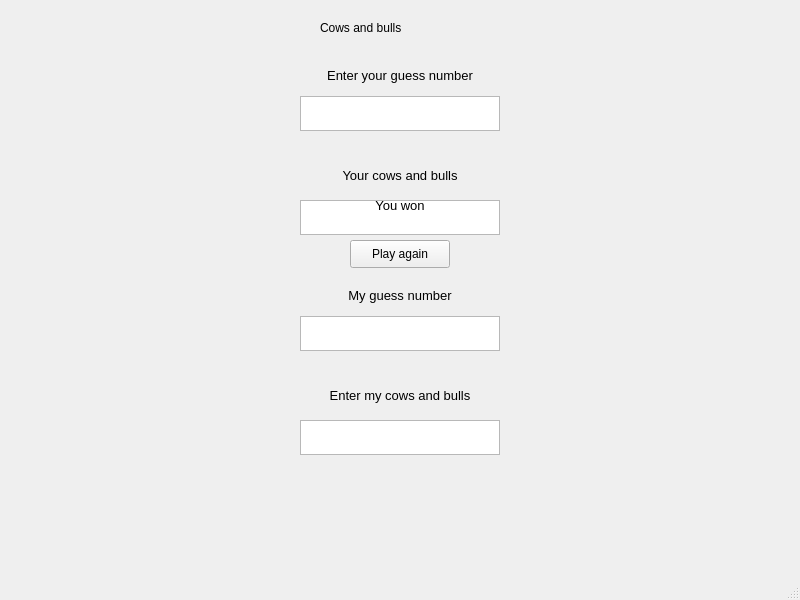
<?xml version="1.0" encoding="UTF-8"?>
<ui version="4.0">
 <class>MainWindow</class>
 <widget class="QMainWindow" name="MainWindow">
  <property name="geometry">
   <rect>
    <x>0</x>
    <y>0</y>
    <width>800</width>
    <height>600</height>
   </rect>
  </property>
  <property name="windowTitle">
   <string>MainWindow</string>
  </property>
  <widget class="QWidget" name="centralwidget">
   <widget class="QLabel" name="Heading">
    <property name="geometry">
     <rect>
      <x>320</x>
      <y>20</y>
      <width>471</width>
      <height>16</height>
     </rect>
    </property>
    <property name="text">
     <string>Cows and bulls</string>
    </property>
   </widget>
   <widget class="QLabel" name="label">
    <property name="geometry">
     <rect>
      <x>0</x>
      <y>60</y>
      <width>800</width>
      <height>31</height>
     </rect>
    </property>
    <property name="font">
     <font>
      <pointsize>10</pointsize>
     </font>
    </property>
    <property name="text">
     <string>Enter your guess number</string>
    </property>
    <property name="alignment">
     <set>Qt::AlignCenter</set>
    </property>
   </widget>
   <widget class="QPlainTextEdit" name="plainTextEdit">
    <property name="geometry">
     <rect>
      <x>300</x>
      <y>96</y>
      <width>200</width>
      <height>35</height>
     </rect>
    </property>
    <property name="font">
     <font>
      <pointsize>10</pointsize>
     </font>
    </property>
   </widget>
   <widget class="QLabel" name="label_2">
    <property name="geometry">
     <rect>
      <x>0</x>
      <y>160</y>
      <width>800</width>
      <height>31</height>
     </rect>
    </property>
    <property name="font">
     <font>
      <pointsize>10</pointsize>
     </font>
    </property>
    <property name="text">
     <string>Your cows and bulls</string>
    </property>
    <property name="alignment">
     <set>Qt::AlignCenter</set>
    </property>
   </widget>
   <widget class="QPlainTextEdit" name="plainTextEdit_2">
    <property name="geometry">
     <rect>
      <x>300</x>
      <y>200</y>
      <width>200</width>
      <height>35</height>
     </rect>
    </property>
    <property name="font">
     <font>
      <pointsize>10</pointsize>
     </font>
    </property>
   </widget>
   <widget class="QLabel" name="label_3">
    <property name="geometry">
     <rect>
      <x>0</x>
      <y>280</y>
      <width>800</width>
      <height>31</height>
     </rect>
    </property>
    <property name="font">
     <font>
      <pointsize>10</pointsize>
     </font>
    </property>
    <property name="text">
     <string>My guess number</string>
    </property>
    <property name="alignment">
     <set>Qt::AlignCenter</set>
    </property>
   </widget>
   <widget class="QPlainTextEdit" name="plainTextEdit_3">
    <property name="geometry">
     <rect>
      <x>300</x>
      <y>420</y>
      <width>200</width>
      <height>35</height>
     </rect>
    </property>
    <property name="font">
     <font>
      <pointsize>10</pointsize>
     </font>
    </property>
   </widget>
   <widget class="QPlainTextEdit" name="plainTextEdit_4">
    <property name="geometry">
     <rect>
      <x>300</x>
      <y>316</y>
      <width>200</width>
      <height>35</height>
     </rect>
    </property>
    <property name="font">
     <font>
      <pointsize>10</pointsize>
     </font>
    </property>
   </widget>
   <widget class="QLabel" name="label_4">
    <property name="geometry">
     <rect>
      <x>0</x>
      <y>380</y>
      <width>800</width>
      <height>31</height>
     </rect>
    </property>
    <property name="font">
     <font>
      <pointsize>10</pointsize>
     </font>
    </property>
    <property name="text">
     <string>Enter my cows and bulls</string>
    </property>
    <property name="alignment">
     <set>Qt::AlignCenter</set>
    </property>
   </widget>
   <widget class="QLabel" name="label_5">
    <property name="geometry">
     <rect>
      <x>0</x>
      <y>190</y>
      <width>800</width>
      <height>31</height>
     </rect>
    </property>
    <property name="font">
     <font>
      <pointsize>10</pointsize>
     </font>
    </property>
    <property name="text">
     <string>You won</string>
    </property>
    <property name="alignment">
     <set>Qt::AlignCenter</set>
    </property>
   </widget>
   <widget class="QPushButton" name="pushButton">
    <property name="geometry">
     <rect>
      <x>350</x>
      <y>240</y>
      <width>100</width>
      <height>28</height>
     </rect>
    </property>
    <property name="text">
     <string>Play again</string>
    </property>
   </widget>
  </widget>
  <widget class="QMenuBar" name="menubar">
   <property name="geometry">
    <rect>
     <x>0</x>
     <y>0</y>
     <width>800</width>
     <height>26</height>
    </rect>
   </property>
  </widget>
  <widget class="QStatusBar" name="statusbar"/>
 </widget>
 <resources/>
 <connections/>
</ui>
